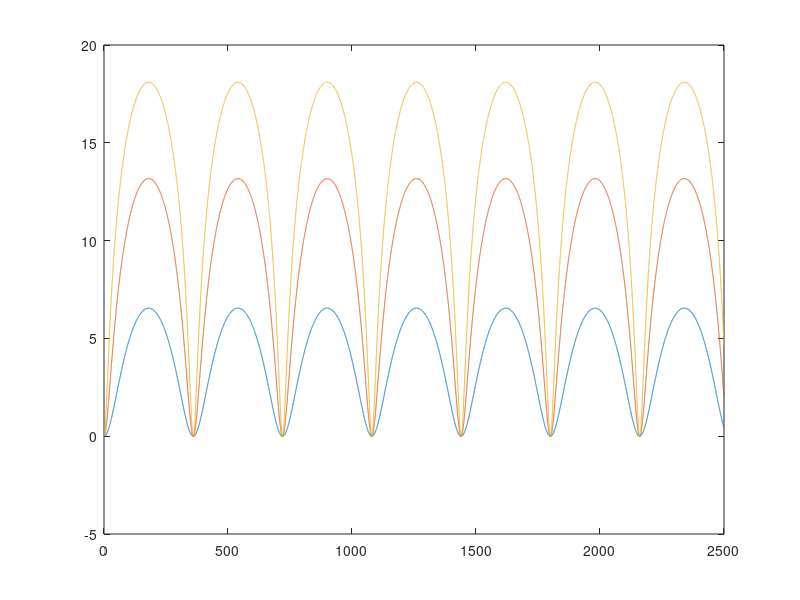

This figure's MATLAB source: (Note: this script raises an error after producing the figure.)
clc
clear all

A = 1 ; %incident signal

T1 = 20 ; %in ℃
TEMPK1 = T1 + 273.15 ; %convert to Kelvin
c1 = 20.0457.*sqrt(TEMPK1) ;
rho1 = 101325./(287.058.*TEMPK1) ;
L = c1./(4.*180) ; %designing for a target frequency of 180 Hz


for d1 = 2 ; %chosen diameter of main pipe in inches
    d2 = 4 ; %chosen diameter of expansion chamber in inches
    s1 = (pi*(.0254*d1).^2)./4 ; %cross-sectional area s1 in m^2
    s2 = (pi*(.0254*d2).^2)./4 ; %cross-sectional area s2 in m^2
    f_cutoff1 = (1.84.*c1)./(pi.*d2.*.0254) ;
    TL_vec = [] ;
    for f = 1:.1:2500
    k = (2.*pi.*f)./c1 ;
    B = [-1 1 1 0; 0 exp(-i.*k.*L) exp(i.*k.*L) -1; s1 s2 -s2 0; 0 s2.*exp(-i.*k.*L) -s2.*exp(i.*k.*L) -s1] ;
    C = [A; 0; s1.*A; 0] ;
    x = linsolve(B,C) ;
    E = x(4,:) ; %transmitted signal
    TL = 10.*log10(((abs(A).^2).*s1)./((abs(E).^2).*s1)) ;
    TL_vec = [TL_vec TL] ;
    end
f_axis = [1:.1:2500] ;
plot(f_axis, TL_vec) ;
end

hold on

for d1 = 3 ; %chosen diameter of main pipe in inches
    d2 = 9 ; %chosen diameter of expansion chamber in inches
    s1 = (pi*(.0254*d1).^2)./4 ; %cross-sectional area s1 in m^2
    s2 = (pi*(.0254*d2).^2)./4 ; %cross-sectional area s2 in m^2
    f_cutoff2 = (1.84.*c1)./(pi.*d2.*.0254) ;
    TL_vec = [] ;
    for f = 1:.1:2500
    k = (2.*pi.*f)./c1 ;
    B = [-1 1 1 0; 0 exp(-i.*k.*L) exp(i.*k.*L) -1; s1 s2 -s2 0; 0 s2.*exp(-i.*k.*L) -s2.*exp(i.*k.*L) -s1] ;
    C = [A; 0; s1.*A; 0] ;
    x = linsolve(B,C) ;
    E = x(4,:) ; %transmitted signal
    TL = 10.*log10(((abs(A).^2).*s1)./((abs(E).^2).*s1)) ;
    TL_vec = [TL_vec TL] ;
    end
f_axis = [1:.1:2500] ;
plot(f_axis, TL_vec) ;
end

hold on

for d1 = 4 ; %chosen diameter of main pipe in inches
    d2 = 16 ; %chosen diameter of expansion chamber in inches
    s1 = (pi*(.0254*d1).^2)./4 ; %cross-sectional area s1 in m^2
    s2 = (pi*(.0254*d2).^2)./4 ; %cross-sectional area s2 in m^2
    f_cutoff3 = (1.84.*c1)./(pi.*d2.*.0254) ;
    TL_vec = [] ;
    for f = 1:.1:2500
    k = (2.*pi.*f)./c1 ;
    B = [-1 1 1 0; 0 exp(-i.*k.*L) exp(i.*k.*L) -1; s1 s2 -s2 0; 0 s2.*exp(-i.*k.*L) -s2.*exp(i.*k.*L) -s1] ;
    C = [A; 0; s1.*A; 0] ;
    x = linsolve(B,C) ;
    E = x(4,:) ;
    TL = 10.*log10(((abs(A).^2).*s1)./((abs(E).^2).*s1)) ;
    TL_vec = [TL_vec TL] ;
    end
f_axis = [1:.1:2500] ;
plot(f_axis, TL_vec) ;
end

xline(180) ; %chosen target frequency of 180 Hz
xline(f_cutoff1) ;
xline(f_cutoff2) ;
xline(f_cutoff3) ;
legend('s2/s1 = 2','s2/s1 = 3','s2/s1 = 4','f target','f cutoff 1','f cutoff 2','f cutoff 3') ;
title('Simple Expansion Chamber');
xlabel('frequency [Hz]');
ylabel('Transmission Loss [dB]');